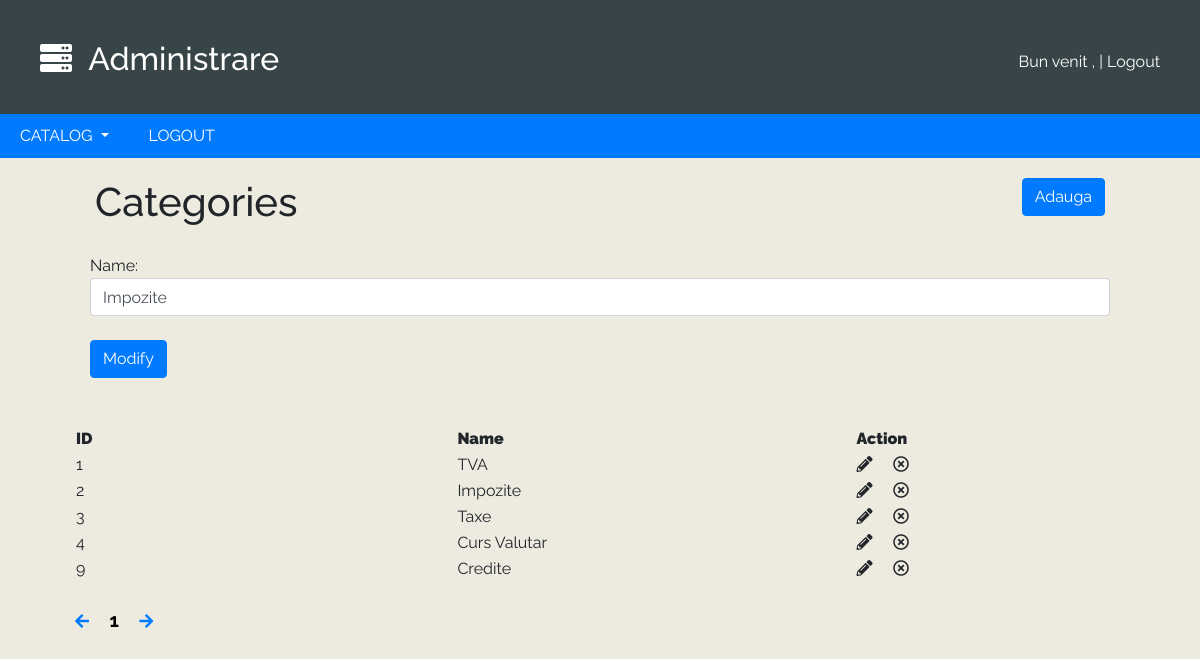
The page /admin/category.php?page=1&edit_id=2&action=edit on the database its author committed.
### tables this page shows
CREATE TABLE `categories` (
  `id` int(6) NOT NULL,
  `name` text NOT NULL
);

### admin/category.php (the view, shortened to what this page needs)
<?
include 'config.php';
include 'header.php';
$page = $_GET['page'];
$end = 10;
$start = ($page * $end) - $end;
?>
<body>
  <div class="container-fluid">
    <div class="row">
      <div class="col-md-6">
        <h1>Categories</h1>
      </div>
      <div class="col-md-6 pull">
        <a href="category.php?page=<?= $_GET['page']; ?>&action=add" class="btn btn-primary">Adauga</a>
      </div>
    </div>
    <? if(isset($_GET['action']) && $_GET['action'] == 'edit'):
        $query = "SELECT name FROM `categories` WHERE id = '".$_GET['edit_id']."'";
        $result =  mysqli_query($conn,$query);
        if($row = mysqli_fetch_array($result)):
       ?>
      <div class="col-md-12">
        <form action="category.php?edit=true" method="POST" autocomplete="off">
          Name:
          <input type="text" name="category" value="<?= $row['name']; ?>" class="form-control">
          <br>
          <input type="submit" class="btn btn-primary" value="Modify">
        </form>
      </div>
    <? endif;endif; ?>
    <br><br>
    <table>
      <tr>
        <th width=600><b>ID</b></th>
        <th width=600><b>Name</b></th>
        <th width=400><b>Action</b></th>
      </tr>
      <?
        $result = mysqli_query($conn,"SELECT * FROM categories LIMIT $start,$end");
         while($row = mysqli_fetch_array($result)):
       ?>
       <tr>
         <td><? echo $row['id']; ?></td>
         <td><? echo $row['name']; ?></td>
         <td>
           <i class="fas fa-pencil-alt" onclick="window.location='category.php?page=<? echo $_GET['page']; ?>&edit_id=<? echo $row['id']; ?>&action=edit'"></i>
           <i class="far fa-times-circle" onclick="if(confirm('Are you sure?'))window.location='category.php?page=<? echo $_GET['page']; ?>&edit_id=<? echo $row['id']; ?>&action=remove'"></i>
         </td>
       </tr>
     <? endwhile;?>
    </table>
    <br>
    <a href="category.php?page=<?= ($_GET['page'] - 1 == 0) ? $_SESSION['category_total'] : $_GET['page'] - 1;?>">
      <i class="fas fa-arrow-left arrow-page"></i>
    </a>
    <? for($i = 1;$i<=$_SESSION['cateory_total'] ; $i++): ?>
      <a href="products.php?page=<? echo $i; ?>" class="<? if($_GET['page'] == $i) echo 'selected'; ?>"><? echo $i; ?></a>
    <? endfor; ?>
    <a href="category.php?page=<?=  ($_GET['page'] + 1 == $_SESSION['category_total']+1) ? 1 : $_GET['page'] + 1; ?>">
      <i class="fas fa-arrow-right arrow-page"></i>
    </a>
  </div>
</body>

### admin/admin_style.css (style rules this page uses)
body { background-color:#EDEAE0;font-family:Raleway }
.container-fluid { width:90%;margin:auto; }
.row { padding:20px; }
.selected { color:black;text-decoration:none;font-weight:bold;font-size:19px; }
.pull { text-align:right; }

### rows shown on the page
categories: category "Impozite", id "2", name "Impozite"
categories: id "1", name "TVA"
categories: id "3", name "Taxe"
categories: id "4", name "Curs Valutar"
categories: id "9", name "Credite"
